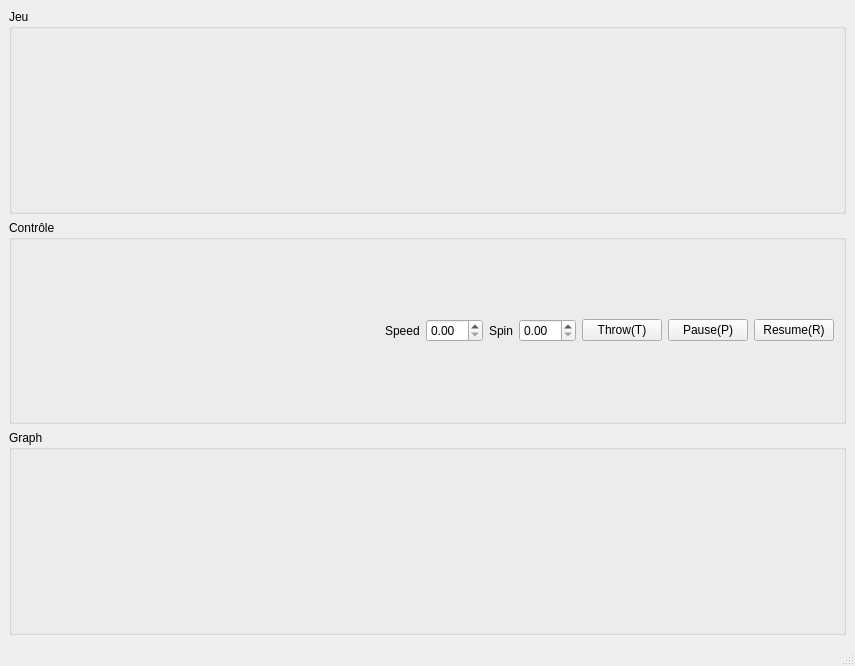
<?xml version="1.0" encoding="UTF-8"?>
<ui version="4.0">
 <class>MainWindow</class>
 <widget class="QMainWindow" name="MainWindow">
  <property name="geometry">
   <rect>
    <x>0</x>
    <y>0</y>
    <width>855</width>
    <height>666</height>
   </rect>
  </property>
  <property name="windowTitle">
   <string>MainWindow</string>
  </property>
  <widget class="QWidget" name="centralwidget">
   <layout class="QVBoxLayout" name="verticalLayout">
    <item>
     <widget class="QGroupBox" name="groupBox_2">
      <property name="title">
       <string>Jeu</string>
      </property>
     </widget>
    </item>
    <item>
     <widget class="QGroupBox" name="groupBox">
      <property name="title">
       <string>Contrôle</string>
      </property>
      <layout class="QHBoxLayout" name="horizontalLayout">
       <item>
        <spacer name="horizontalSpacer">
         <property name="orientation">
          <enum>Qt::Horizontal</enum>
         </property>
         <property name="sizeHint" stdset="0">
          <size>
           <width>399</width>
           <height>20</height>
          </size>
         </property>
        </spacer>
       </item>
       <item>
        <widget class="QLabel" name="label">
         <property name="text">
          <string>Speed</string>
         </property>
        </widget>
       </item>
       <item>
        <widget class="QDoubleSpinBox" name="doubleSpinBox_2"/>
       </item>
       <item>
        <widget class="QLabel" name="label_2">
         <property name="text">
          <string>Spin</string>
         </property>
        </widget>
       </item>
       <item>
        <widget class="QDoubleSpinBox" name="doubleSpinBox"/>
       </item>
       <item>
        <widget class="QPushButton" name="pushButton_2">
         <property name="text">
          <string>Throw(T)</string>
         </property>
        </widget>
       </item>
       <item>
        <widget class="QPushButton" name="pushButton_3">
         <property name="text">
          <string>Pause(P)</string>
         </property>
        </widget>
       </item>
       <item>
        <widget class="QPushButton" name="pushButton">
         <property name="text">
          <string>Resume(R)</string>
         </property>
        </widget>
       </item>
      </layout>
     </widget>
    </item>
    <item>
     <widget class="QGroupBox" name="groupBox_3">
      <property name="title">
       <string>Graph</string>
      </property>
     </widget>
    </item>
   </layout>
  </widget>
  <widget class="QMenuBar" name="menubar">
   <property name="geometry">
    <rect>
     <x>0</x>
     <y>0</y>
     <width>855</width>
     <height>21</height>
    </rect>
   </property>
  </widget>
  <widget class="QStatusBar" name="statusbar"/>
 </widget>
 <resources/>
 <connections/>
</ui>
